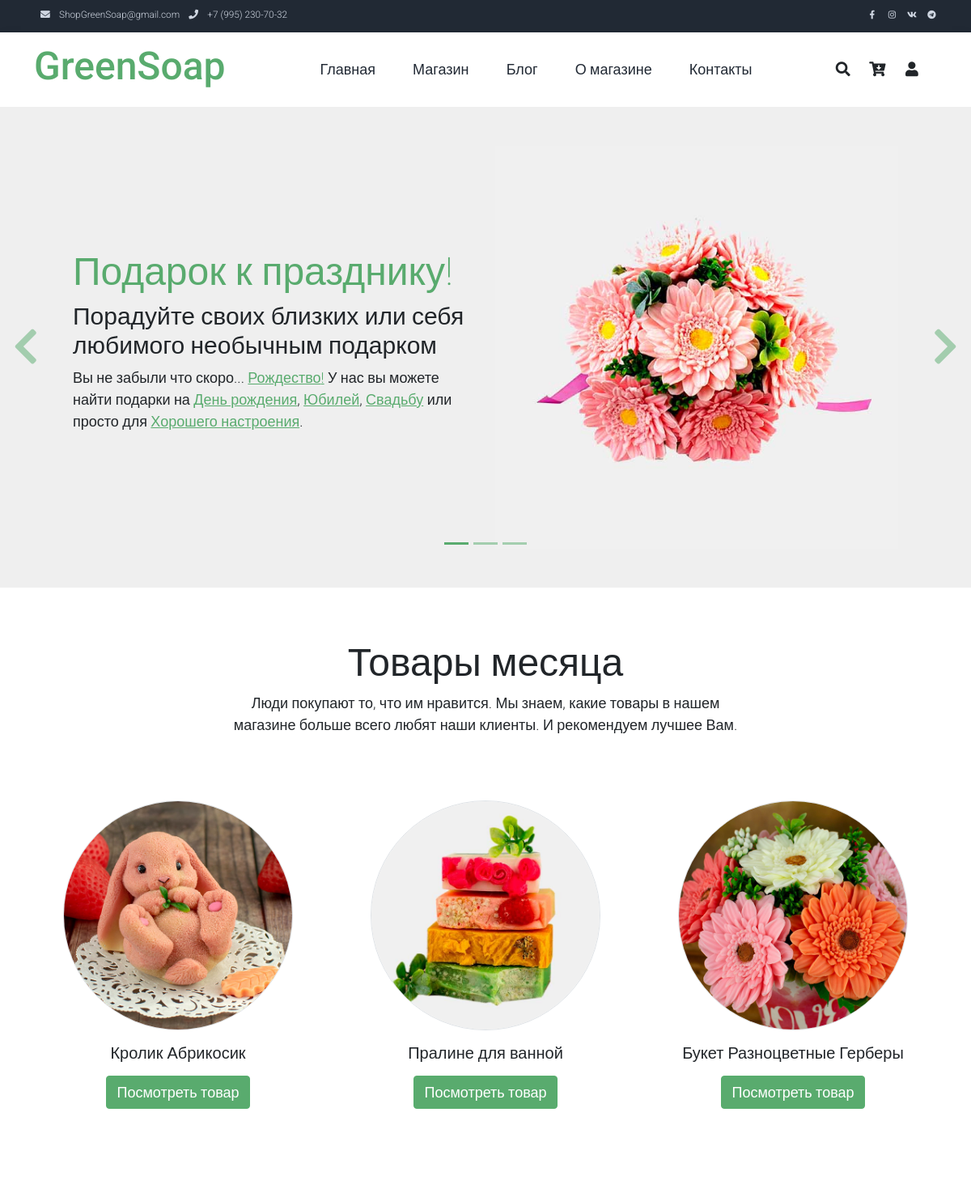
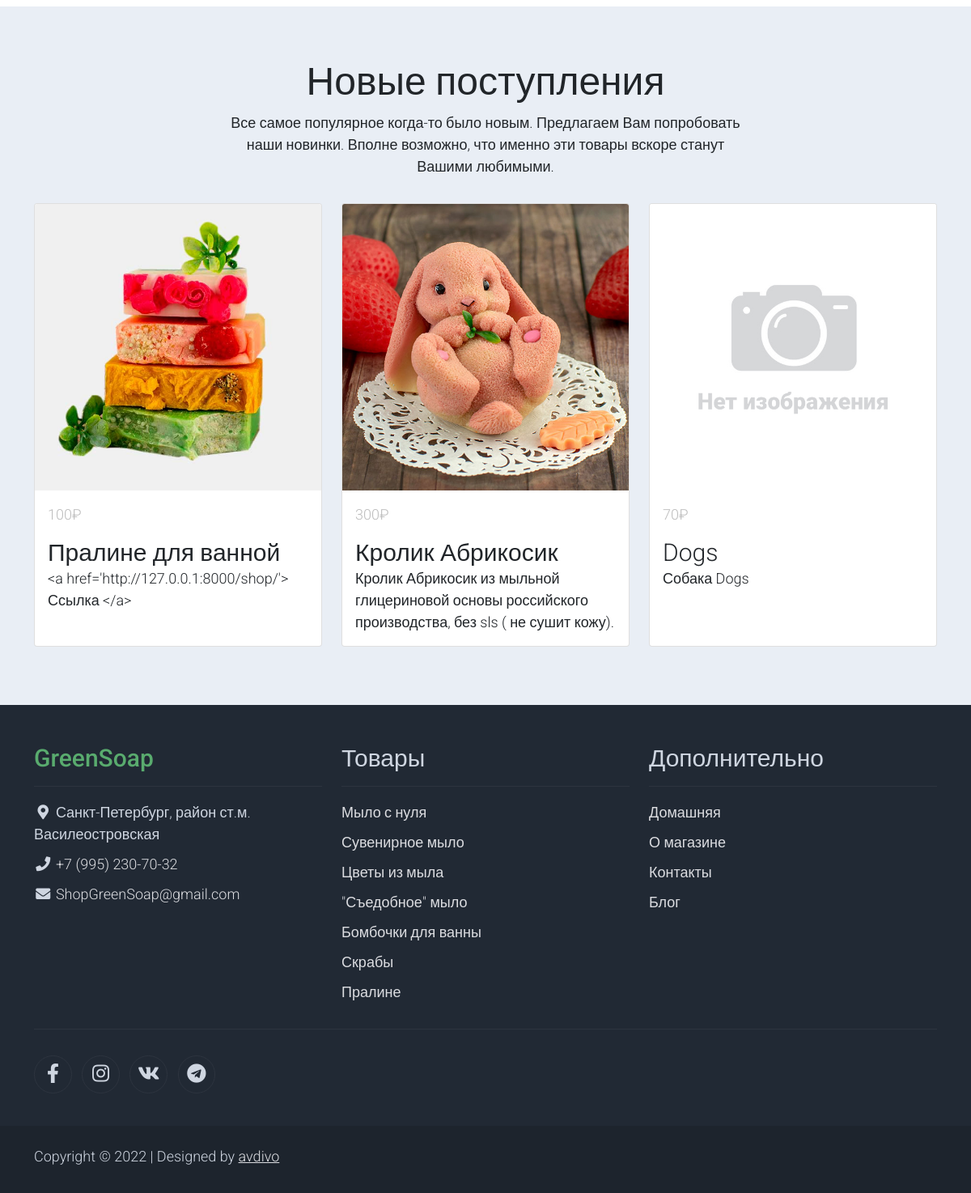
The page / on the database its author committed (2 pictures, top to bottom).
### product/models.py (models this page shows, shortened)
class Holiday(models.Model):
    name = models.CharField(max_length=64, verbose_name=u'Праздник')  # Название категории
    date = models.DateField(default=None, blank=True, null=True, verbose_name=u'Дата')
    alias = models.CharField(max_length=64, blank=False, unique=True, default='!!!', verbose_name=u'Псевдоним')  # Псевдоним поля
    class Meta:
        verbose_name = 'Праздник'
        verbose_name_plural = 'Праздники'

class Product(models.Model):
    name = models.CharField(max_length=128, verbose_name=u'Название')  # Название товара
    category = models.ForeignKey(Category, on_delete=models.PROTECT,
                                 verbose_name=u'Категория')  # К какой категории относится товар
    alias = models.CharField(max_length=64, blank=False, unique=True, default='!!!', verbose_name=u'Псевдоним')  # Псевдоним поля
    holiday = models.ManyToManyField(Holiday, default='1', blank=False,
                                 verbose_name=u'Праздник')  # К какому празднику подходит товар
    description = models.TextField(blank=True, verbose_name=u'Описание')  # Описание товара
    price = models.IntegerField(default=0, verbose_name=u'Цена')  # Цена за единицу
    quantity = models.IntegerField(default=0, verbose_name=u'Остаток')  # Остаток на складе
    popular = models.IntegerField(default=0, verbose_name=u'Популярность')  # Популярность товара
    discount = models.IntegerField(default=0, verbose_name=u'Скидка')  # Скидка (сумма скидки, не %)
    active = models.BooleanField(default=True, verbose_name=u'Активен')  # Товар Активен
    article = models.CharField(max_length=8,
                               blank=True, default=None,
                               verbose_name=u'Артикль')  # Артикль (получается с применением префикса PRODUCT_PREFIX)
    class Meta:
        verbose_name = 'Товар'
        verbose_name_plural = 'Товары'
    @property
    def actual_price(self):
        return self.price - self.discount if self.active else 0

### shop/views.py (the view)
# urls.py: path('', index, name='index'),
def index(request):
    request.session['return'] = 'index'  # Запоминаем последнюю страницу
    products_favorite = Product.objects.all().order_by('popular')[:3]  # Самые популярные товары
    products_favorite = select_main_photo(products_favorite)  # В свойстве photo теперь главная фотография
    products_new = Product.objects.all().order_by('-id')[:3]  # Самые новые товары
    products_new = select_main_photo(products_new)  # В свойстве photo теперь главная фотография
    for p in products_new:
        p.description = p.description.split('\n')[0]
    startdate = datetime.datetime.today()
    enddate = startdate + datetime.timedelta(days=30)
    holidays = Holiday.objects.filter(date__range=[startdate, enddate]).order_by('date')
    return render(request, 'index.html', locals())

### profile/templatetags/user_tags.py (called while the page is built)
@register.simple_tag(takes_context=True)
def basket_count(context):
    request = context['request']
    try:
        if request.user.is_authenticated:
            basket = Profile.objects.get(user=request.user).basket
        else:
            if 'basket' in request.session:
                basket = request.session['basket']
            else:
                return ''
        if not isinstance(basket, dict):
            basket = eval(basket)
    except:
        return ''
    q = sum(x for x in basket.values())
    return q if q else ''

### shop/views.py (called while the page is built)
def select_main_photo(products):
    for product in products:
        photo = ProductImage.objects.filter(product_id=product.id, active=True,
                                            main=True)  # Выбираем главную фотографию для товара
        product.photo = settings.NO_PHOTO
        if len(photo):
            product.photo = photo[0].image.url
    return products

### templates/index.html (shortened to what this page needs)
{% extends 'base.html' %}
{% load static %}
{% block content %}
    <div id="template-mo-zay-hero-carousel" class="carousel slide" data-bs-ride="carousel">
        <ol class="carousel-indicators">
            <li data-bs-target="#template-mo-zay-hero-carousel" data-bs-slide-to="0" class="active"></li>
            <li data-bs-target="#template-mo-zay-hero-carousel" data-bs-slide-to="1"></li>
            <li data-bs-target="#template-mo-zay-hero-carousel" data-bs-slide-to="2"></li>
        </ol>
        <div class="carousel-inner">
            <div class="carousel-item active">
                <div class="container">
                    <div class="row p-5">
                        <div class="mx-auto col-md-8 col-lg-6 order-lg-last">
                            <img class="w-100 img-fluid" src="{% static '/img/suvenirnoe.jpg' %}" alt="">
                        </div>
                        <div class="col-lg-6 mb-0 d-flex align-items-center">
                            <div class="text-align-left align-self-center">
                                <h1 class="h1 text-success">Подарок к празднику!</h1>
                                <h3 class="h2">Порадуйте своих близких или себя любимого <b>необычным подарком</b></h3>
                                <p>
                                    {% if holidays %}
                                    Вы не забыли что скоро...
                                    {% for holiday in holidays %}
                                    <a rel="sponsored" class="text-success" href="{% url 'shop' holiday.alias %}">{{ holiday.name }}!</a>
                                    {% endfor %}
                                    {% endif %}
                                    У нас вы можете найти подарки на <a rel="sponsored" class="text-success" href="{% url 'shop' 'birthday' %}">День рождения</a>,
                                    <a rel="sponsored" class="text-success" href="{% url 'shop' 'ubiley' %}">Юбилей</a>,
                                    <a rel="sponsored" class="text-success" href="{% url 'shop' 'svadba' %}">Свадьбу</a> или просто для
                                    <a rel="sponsored" class="text-success" href="{% url 'shop' %}">Хорошего настроения</a>.
                                </p>
                            </div>
                        </div>
                    </div>
                </div>
            </div>
        </div>
        <a class="carousel-control-prev text-decoration-none w-auto ps-3" href="#template-mo-zay-hero-carousel" role="button" data-bs-slide="prev">
            <i class="fas fa-chevron-left"></i>
        </a>
        <a class="carousel-control-next text-decoration-none w-auto pe-3" href="#template-mo-zay-hero-carousel" role="button" data-bs-slide="next">
            <i class="fas fa-chevron-right"></i>
        </a>
    </div>
    <section class="container py-5">
        <div class="row text-center pt-3">
            <div class="col-lg-7 m-auto">
                <h1 class="h1">Товары месяца</h1>
                <p>
                    Люди покупают то, что им нравится.
                    Мы знаем, какие товары в нашем магазине больше всего любят наши клиенты. И рекомендуем лучшее Вам.
                </p>
            </div>
        </div>
        <div class="row">
            {% for product in products_favorite %}
            <div class="col-12 col-md-4 p-5 mt-3">
                <a href="{% url 'shop-single' product.alias %}"><img src="{{ product.photo }}" class="rounded-circle img-fluid border"></a>
                <h5 class="text-center mt-3 mb-3">{{ product.name }}</h5>
                <p class="text-center"><a class="btn btn-success" href="{% url 'shop-single' product.alias %}">
                Посмотреть товар</a></p>
            </div>
            {% endfor %}
        </div>
    </section>
    <section class="bg-light">
        <div class="container py-5">
            <div class="row text-center py-3">
                <div class="col-lg-7 m-auto">
                    <h1 class="h1">Новые поступления</h1>
                    <p>
                        Все самое популярное когда-то было новым. Предлагаем Вам попробовать наши новинки.
                        Вполне возможно, что именно эти товары вскоре станут Вашими любимыми.
                    </p>
                </div>
            </div>
            <div class="row">
                {% for product in products_new %}
                <div class="col-12 col-md-4 mb-4">
                    <div class="card h-100">
                        <a href="{% url 'shop-single' product.alias %}">
                            <img src="{{ product.photo }}" class="card-img-top" alt="...">
                        </a>
                        <div class="card-body">
                            <ul class="list-unstyled d-flex justify-content-between">
                                <li class="text-muted text-right">{{ product.actual_price }}&#x20bd;</li>
                            </ul>
                            <a href="shop-single.html" class="h2 text-decoration-none text-dark">{{ product.name }}</a>
                            <p class="card-text">
                                {{ product.description }}
                            </p>
                        </div>
                    </div>
                </div>
                {% endfor %}
            </div>
        </div>
    </section>
{% endblock content %}

### static/css/templatemo.css (style rules this page uses)
body, ul, li, p, a, label, input, div { font-family: 'Roboto', sans-serif; font-size: 18px !important; font-weight: 300 !important; }
.h1 { font-family: 'Roboto', sans-serif; font-size: 48px !important; font-weight: 200 !important; }
.h2 { font-family: 'Roboto', sans-serif; font-size: 30px !important; font-weight: 300; }
.text-muted { color: #bcbcbc !important; }
.text-success { color: #59ab6e !important; }
.bg-light { background-color: #e9eef5 !important; }
.btn-success { background-color: #59ab6e !important; border-color: #56ae6c !important; }
#template-mo-zay-hero-carousel { background: #efefef !important; }
#template-mo-zay-hero-carousel .carousel-indicators li { margin-top: -50px; background-color: #59ab6e; }
#template-mo-zay-hero-carousel .carousel-control-next i, #template-mo-zay-hero-carousel .carousel-control-prev i { color: #59ab6e !important; font-size: 2.8em !important; }
@media (min-width: 992px) { #template-mo-zay-hero-carousel .carousel-item { min-height: 30rem !important; } }

### rows shown on the page
Holiday: name "Рождество"
Product: shows a picture, name "Кролик Абрикосик", actual_price "300", description "Кролик Абрикосик из мыльной глицериновой основы российского производства, без sls ( не сушит кожу)."
Product: shows a picture, name "Пралине для ванной", actual_price "100", description "<a href='http://127.0.0.1:8000/shop/'> Ссылка </a>"
Product: shows a picture, name "Букет Разноцветные Герберы"
Product: shows a picture, actual_price "70", name "Dogs", description "Собака Dogs"
